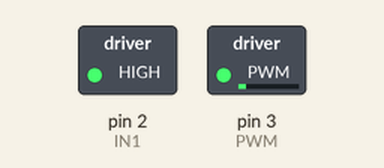
The sketch below on a simulated Arduino Uno, built with avr-gcc and run on an emulated ATmega328P. Parts: switched loads named in the sketch (green lamp = pin HIGH). What the sketch prints to the serial monitor is not drawn.

Above: at 0.1 s.
Timing chart, 0 to 1.6 s (numbered marks = the images above):
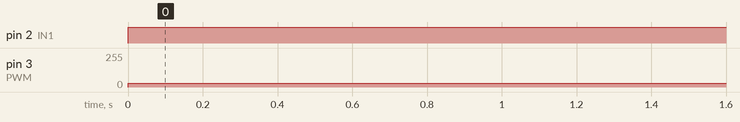

Measured:
- by itself, pin 2 (IN1): LOW → HIGH at 0.00 s
- by itself, pin 3 (PWM): 0/255 → 30/255 at 0.00 s

The sketch:

teensy_finger_motors_PID.ino
```cpp
#include <util/atomic.h> // For the ATOMIC_BLOCK macro
#include <EEPROM.h>

#define ENCA 1 // green
#define ENCB 0 // yellow
#define PWM 3 //EN
#define IN1 2 //ph
#define IN2 7

volatile int posi = 0; // specify posi as volatile: https://www.arduino.cc/reference/en/language/variables/variable-scope-qualifiers/volatile/
long prevT = 0;
float eprev = 0;
float eintegral = 0;

int POS_ADDRESS = 0;

void setup() {
  Serial.begin(9600);
  // writeIntIntoEEPROM( POS_ADDRESS, 0);
  posi = readIntFromEEPROM(POS_ADDRESS);

  pinMode(ENCA,INPUT);
  pinMode(ENCB,INPUT);
  attachInterrupt(digitalPinToInterrupt(ENCA),readEncoder,RISING);

  pinMode(PWM,OUTPUT);
  pinMode(IN1,OUTPUT);
  // pinMode(IN2,OUTPUT);

  Serial.println("target pos");
}

void loop() {

  // set target position
  // int target = -2940;
  // int target = -36;
  int target = 0;

  // PID constants
  float kp = 1;
  float kd = 0.025;
  float ki = 0.0;

  // time difference
  long currT = micros();
  float deltaT = ((float) (currT - prevT))/( 1.0e6 );
  prevT = currT;

  // Read the position in an atomic block to avoid a potential
  // misread if the interrupt coincides with this code running
  // see: https://www.arduino.cc/reference/en/language/variables/variable-scope-qualifiers/volatile/
  int pos = 0;
  ATOMIC_BLOCK(ATOMIC_RESTORESTATE) {
    pos = posi;
  }
  Serial.print("MEM: ");
  Serial.println( readIntFromEEPROM(0) );
  // Serial.println(sizeof(int));
  // error
  int e = pos - target;

  // derivative
  float dedt = (e-eprev)/(deltaT);

  // integral
  eintegral = eintegral + e*deltaT;

  // control signal
  float u = kp*e + kd*dedt + ki*eintegral;

  // motor power
  float pwr = fabs(u);
  if( pwr > 255 ){
    // pwr = 255;
    pwr = 20;
  }

  if( pwr < 20 ){
    pwr = 20;
  }
  pwr = 30;
  if(e==0)
  {
    pwr = 0;
  }

  // motor direction
  int dir = 0;
  if(u<0)
  {
    dir = 1;
  }

  // signal the motor
  setMotor(dir,pwr,PWM,IN1);


  // store previous error
  eprev = e;

  Serial.print(target);
  Serial.print(" ");
  Serial.print(pos);
  Serial.println();
}

void setMotor(int dir, int pwmVal, int pwm, int in1){
  analogWrite(pwm,pwmVal);
  if(dir == 1){
    digitalWrite(in1,HIGH);
  }
  else{
    digitalWrite(in1,LOW);

  }
}

void readEncoder(){
  int b = digitalRead(ENCB);
  if(b > 0){
    posi++;
  }
  else{
    posi--;
  }
  writeIntIntoEEPROM( POS_ADDRESS, posi);
  // writeIntIntoEEPROM( POS_ADDRESS, 0);
}


void writeIntIntoEEPROM(int address, int number)
{
  EEPROM.write(address, (number >> 24) & 0xFF);
  EEPROM.write(address + 1, (number >> 16) & 0xFF);
  EEPROM.write(address + 2, (number >> 8) & 0xFF);
  EEPROM.write(address + 3, number & 0xFF);
}
long readIntFromEEPROM(int address)
{
  return ((long)EEPROM.read(address) << 24) +
         ((long)EEPROM.read(address + 1) << 16) +
         ((long)EEPROM.read(address + 2) << 8) +
         (long)EEPROM.read(address + 3);
}
```
